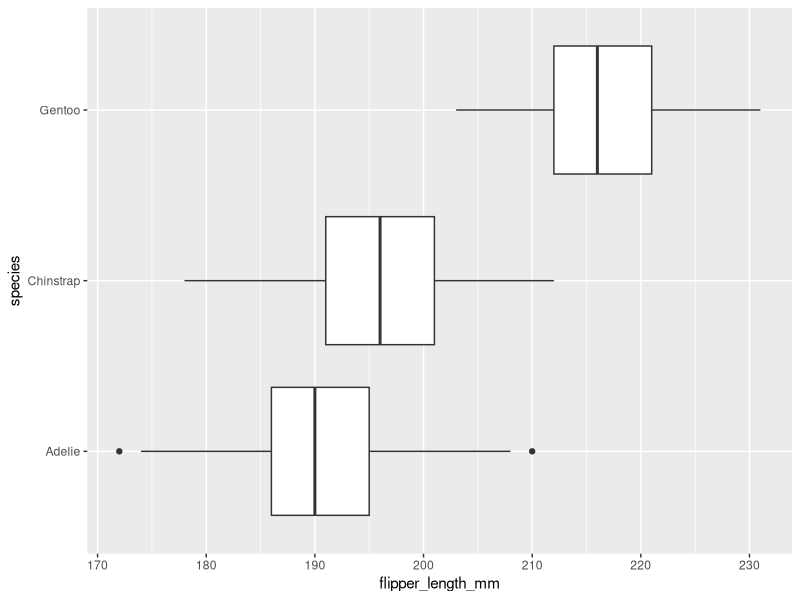
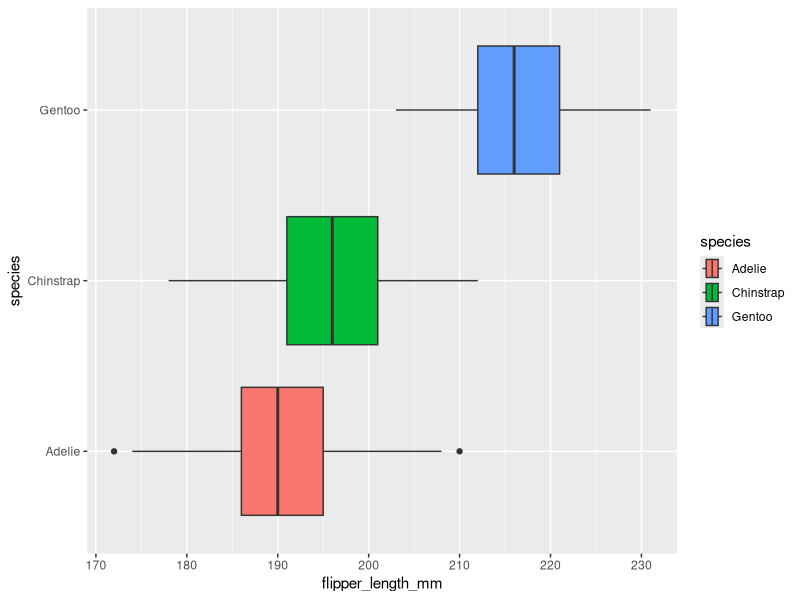
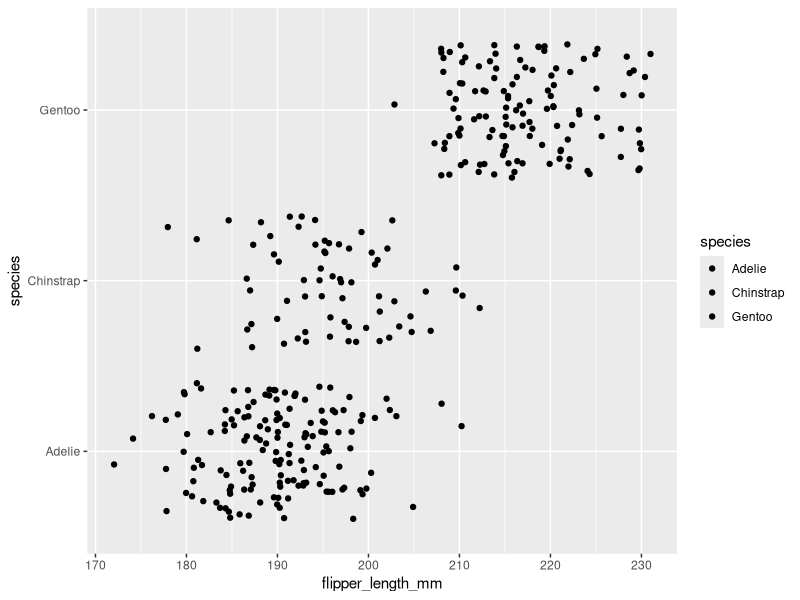

Write R code to recreate these figures, in order.
## ---- chunk 1
knitr::opts_chunk$set(error = TRUE)
## ---- chunk 2
library(palmerpenguins)
penguins
## ---- chunk 3
library(ggplot2)
## ---- chunk 4
ggplot(data = penguins, mapping = aes(x = flipper_length_mm, y = species)) +
  geom_boxplot()
## ---- chunk 5
ggplot(data = penguins, mapping = aes(x = flipper_length_mm, y = species, fill = species)) +
  geom_boxplot()
## ---- chunk 6
ggplot(data = penguins, mapping = aes(x = flipper_length_mm, y = species, fill = species)) +
  geom_jitter()
## ---- chunk 7

## ---- chunk 8

## ---- chunk 9

## ---- chunk 10

## ---- chunk 11

## ---- chunk 12

## ---- chunk 13

## ---- chunk 14

